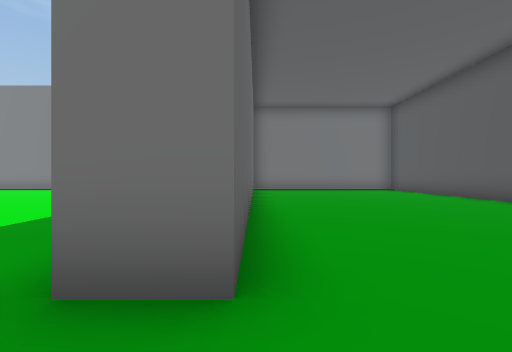
[1] (above)

21 first-person views from a walk through a Unity game level. The camera is 1.3 m above the floor, looks level and sees 90° across. The floor is counted in squares, 2 m on a side. Each view is taken from the middle of a square. On the plan, view 1 faces up. The plan holds only what a view shows up to about 9 squares ahead; the rest is blank. The place goes on beyond the plan. The player is left out.

[2]
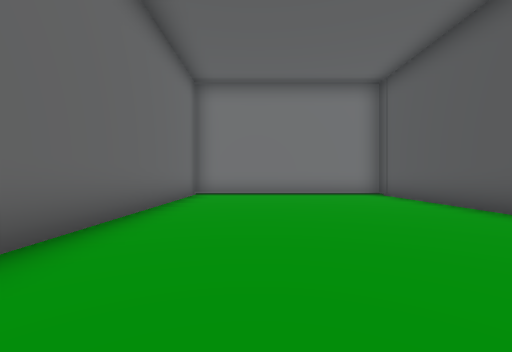

[3]
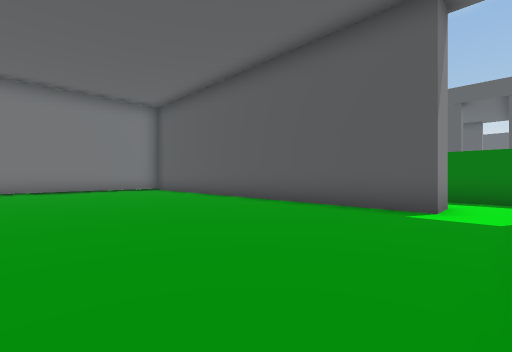

[4]
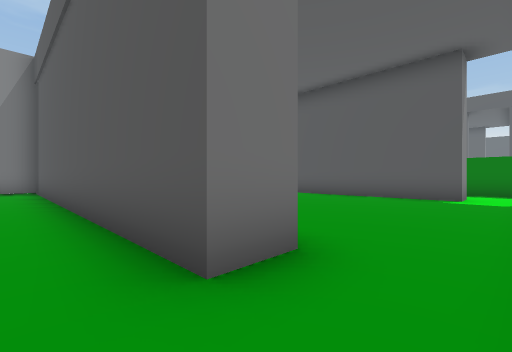

[5]
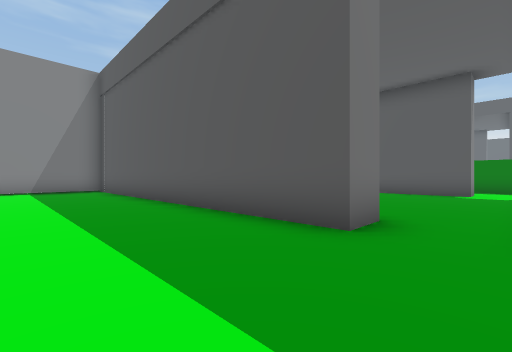

[6]
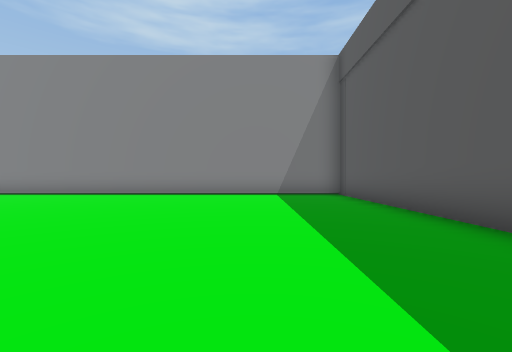

[7]
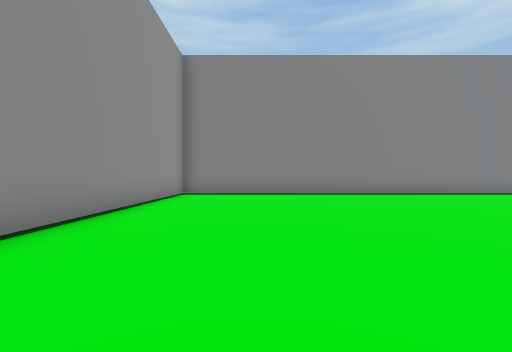

[8]
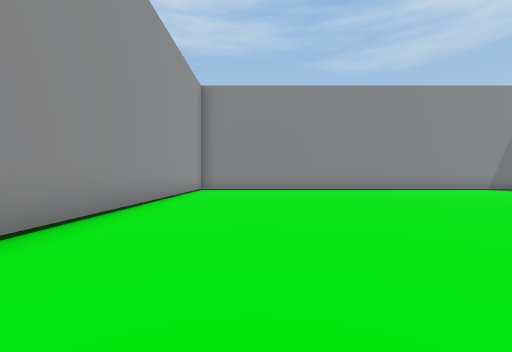

[9]
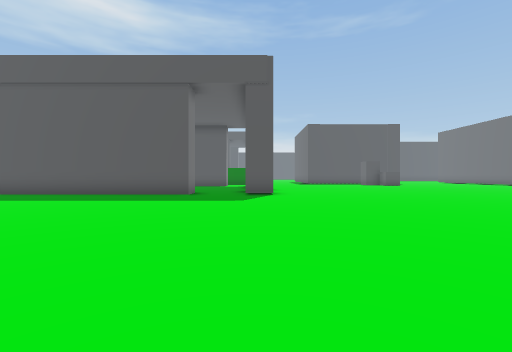

[10]
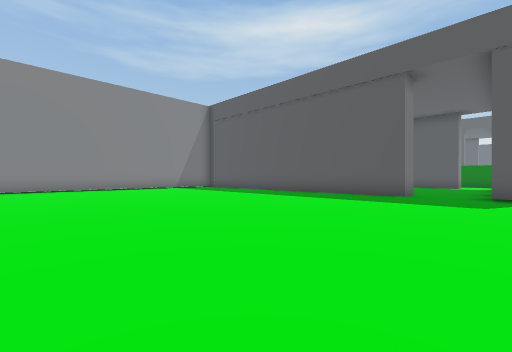

[11]
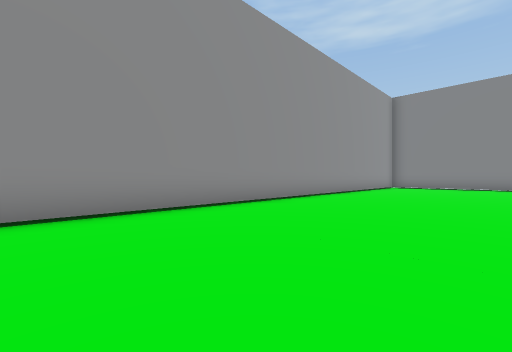

[12]
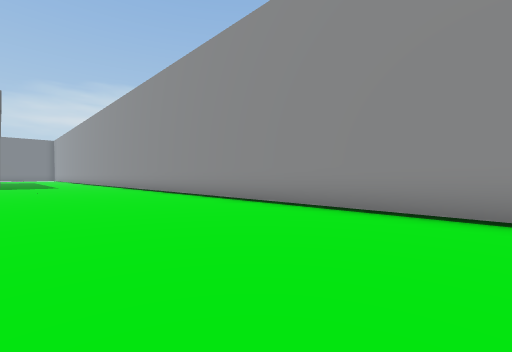

[13]
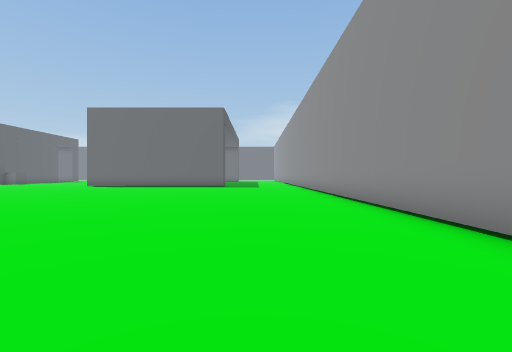

[14]
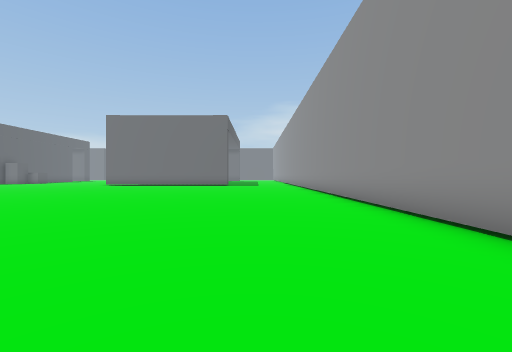

[15]
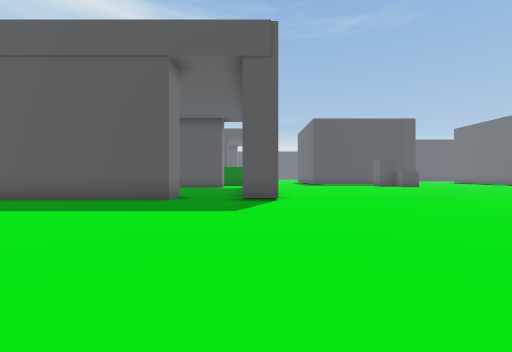

[16]
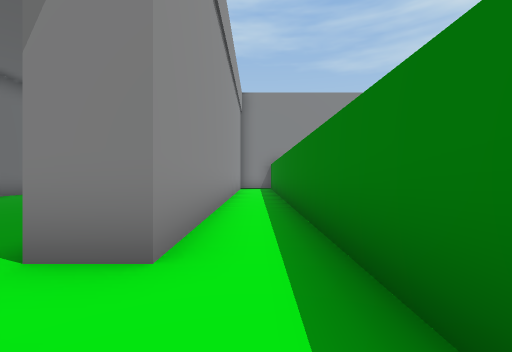

[17]
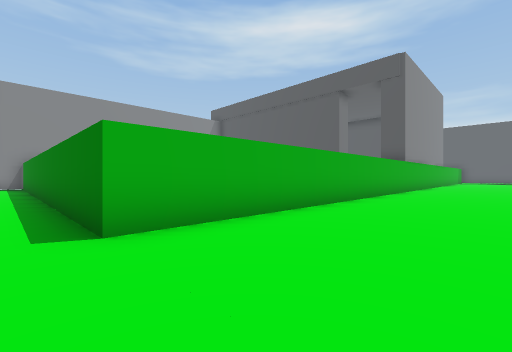

[18]
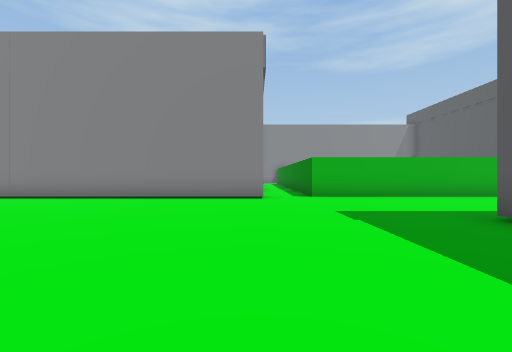

[19]
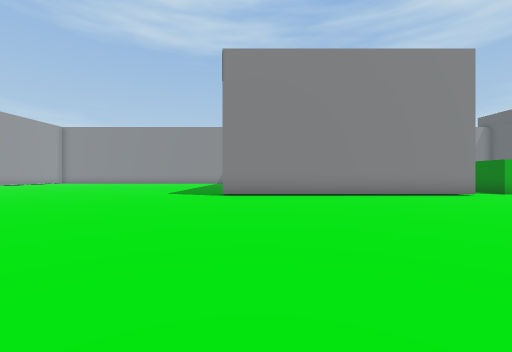

[20]
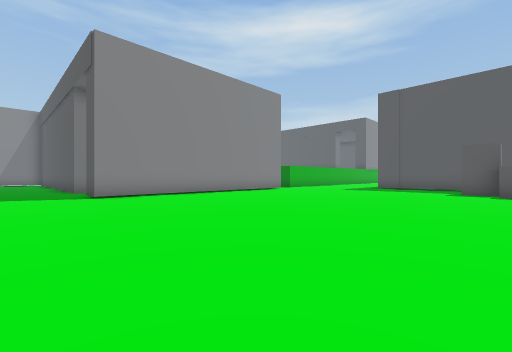

[21]
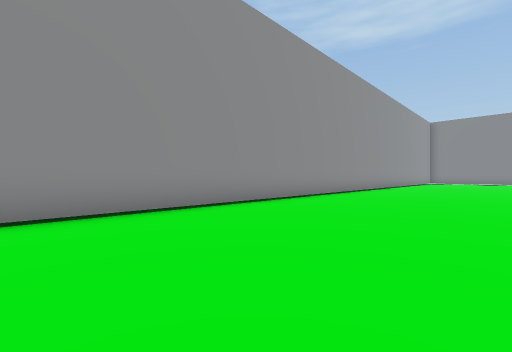

### Floor plan
Points are (right, up) in squares from view 1. A wall is a line through its corners. A room is listed if a view was taken in it or the views show most of it. See-through windows are left out.
Room 1 (views 1, 2, 3)
walls: (6.3, 0.9) (6.3, 11.8) (-0.1, 11.8) (-0.1, 1.4) (-1.1, 1.4)
ways out: opening at (-0.5, 0.5) to room 2; opening at (7, 0) to room 3
Room 2 (views 4, 5, 6, 7, 8, 9, 10, 11, 12, 13, 14, 15, 17, 18, 19, 20, 21)
walls: (-1.1, 1.4) (-1.1, 11.8) (-16.5, 11.8) (-16.5, -12); (7.2, -1.6) (-1.1, -1.6) (-1.1, -0.6); (17.8, -1) (8.8, -1)
ways out: opening at (-0.5, 0.5) to room 1; opening at (8, -1) to room 3; opening at (17.7, -3)
objects: other object (8, -10); other object (8, -9) to (9, -9)
Room 3 (view 16)
walls: (7.2, 8) (7.2, 0.9) (6.3, 0.9); (8.8, -1) (8.8, 7.8)
ways out: opening at (7, 0) to room 1; opening at (8, -1) to room 2

Where each view was taken, in squares from view 1:
view 1: 0 up, 0 right, facing up
view 2: 3 up, 2 right, facing up
view 3: 0 up, 1 right, facing up-right
view 4: 0 up, 2 left, facing up-right
view 5: 0 up, 4 left, facing up-right
view 6: 3 up, 4 left, facing up
view 7: 3 up, 14 left, facing up
view 8: 0 up, 14 left, facing up
view 9: 1 down, 10 left, facing right
view 10: 1 down, 10 left, facing up-right
view 11: 3 down, 12 left, facing up-left
view 12: 1 down, 12 left, facing down-left
view 13: 3 down, 14 left, facing down
view 14: 1 down, 14 left, facing down
view 15: 1 down, 8 left, facing right
view 16: 1 down, 8 right, facing up
view 17: 4 down, 8 right, facing up-right
view 18: 9 down, 7 right, facing up
view 19: 10 down, 0 right, facing up
view 20: 10 down, 3 left, facing up-right
view 21: 12 down, 12 left, facing up-left
